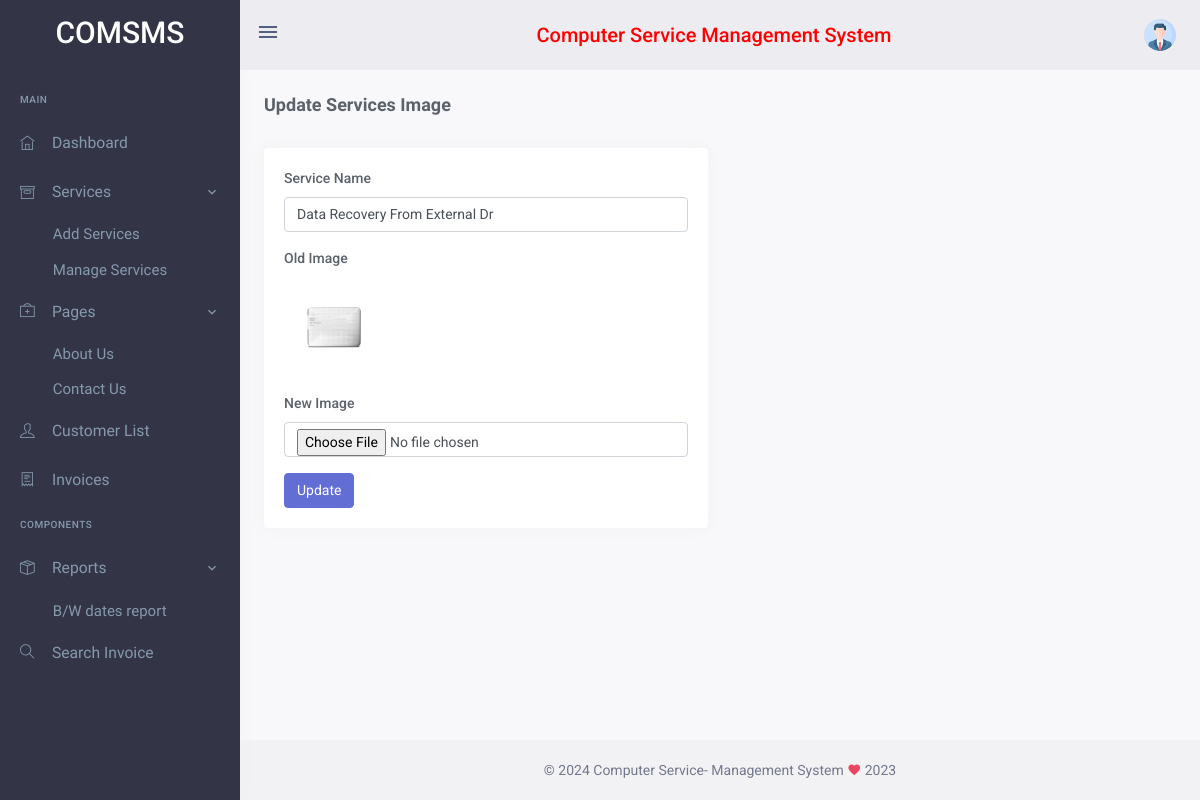
Screenshot of /comsms/admin/changeimage.php?editid=1 (signed in) with the database file from the repository.
### tables this page shows
CREATE TABLE `tblservice` (
  `ID` int(10) NOT NULL,
  `ServiceName` varchar(30) DEFAULT NULL,
  `ServiceDes` mediumtext DEFAULT NULL,
  `Image` varchar(200) DEFAULT NULL,
  `Price` decimal(10,0) NOT NULL,
  `CreationDate` timestamp NOT NULL DEFAULT current_timestamp()
);

### comsms/admin/changeimage.php (the view, shortened to what this page needs)
<?php
include('includes/dbconnection.php');
if (strlen($_SESSION['comsmsaid']==0)) {
  header('location:logout.php');
  } else{
  ?>
<!doctype html>
<html lang="en">
    <head>
     <?php include_once('includes/css.php'); ?>
    </head>
    <body data-sidebar="dark">
        <div id="layout-wrapper">
            <?php include_once('includes/header.php');?>
            <?php include_once('includes/sidebar.php');?>
            <div class="main-content">
                <div class="page-content">
                    <div class="container-fluid">
                        <div class="row align-items-center">
                            <div class="col-sm-6">
                                <div class="page-title-box">
                                    <h4 class="font-size-18">Update Services Image</h4>
                                                                   </div>
                            </div>
                        </div>
                        <div class="row">
                            <div class="col-lg-6">
                                <div class="card">
                                    <div class="card-body">
                                        <form class="custom-validation"  method="post" enctype="multipart/form-data">
                                           <?php
                $eid=$_GET['editid'];
$ret=mysqli_query($con,"select * from tblservice where ID='$eid'");
while ($row=mysqli_fetch_array($ret)) {
?>
                                            <div class="form-group">
                                                <label>Service Name</label>
                                                <input type="text" class="form-control" name="sname" value="<?php  echo $row['ServiceName'];?>" required='true'>
                                            </div>
                                            <div class="form-group">
                                                <label>Old Image</label>
                                                <div>
                                                 <img src="images/<?php  echo $row['Image'];?>" width="100" height="100">
                                                </div>
                                            </div>
                                            <div class="form-group">
                                                <label>New Image</label>
                                                <div>
                                                    <input type="file" class="form-control" name="image" value="" required='true'>
                                                </div>
                                            </div>
                                    <?php
}?>
                                            <div class="form-group mb-0">
                                                <div>
                                                    <button type="submit" class="btn btn-primary waves-effect waves-light mr-1" name="submit">
                                                       Update
                                                    </button>
                                                </div>
                                            </div>
                                        </form>
                                    </div>
                                </div>
                            </div>
                        </div>
                    </div>
                </div>
<?php include_once('includes/footer.php');?>
            </div>
        </div>
    </body>
</html>
<?php }  ?>

### rows the page displays
tblservice: sname "Data Recovery From External Dr", Image (picture)
